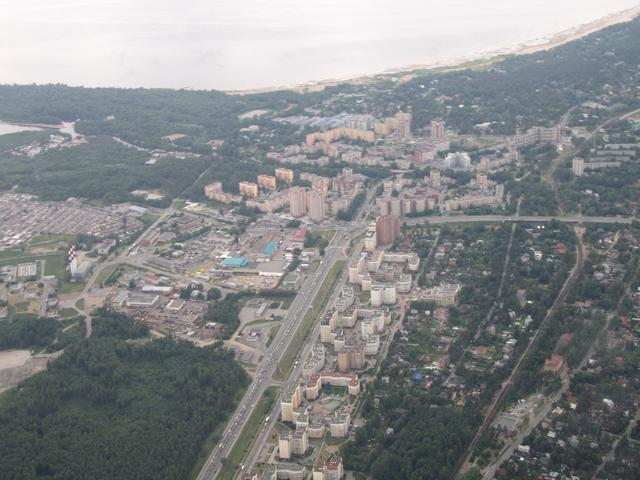
#> input picture week01/lesson03/image/download.jpeg, 640 x 480 px
$ python test.py
#> lines starting #> are read from the running program, lines starting #| are printed output that depends on the picture
import cv2

img = cv2.imread('image/download.jpeg')
#> img is the input picture: shape (480, 640, 3); mean B, G, R 138, 136.7, 134.2

width = int(img.shape[1] * 0.5)
#> width = 320
height = int(img.shape[0] * 0.5)
#> height = 240

cv2.imshow("Original", img)
cv2.imshow("200x200", img[height-100:height+100, width-100:width+100])
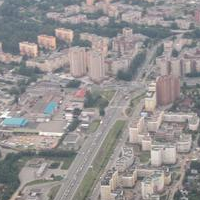
#> window '200x200': shape (200, 200, 3); mean B, G, R 145.2, 145.2, 148.5

cv2.waitKey(0)
